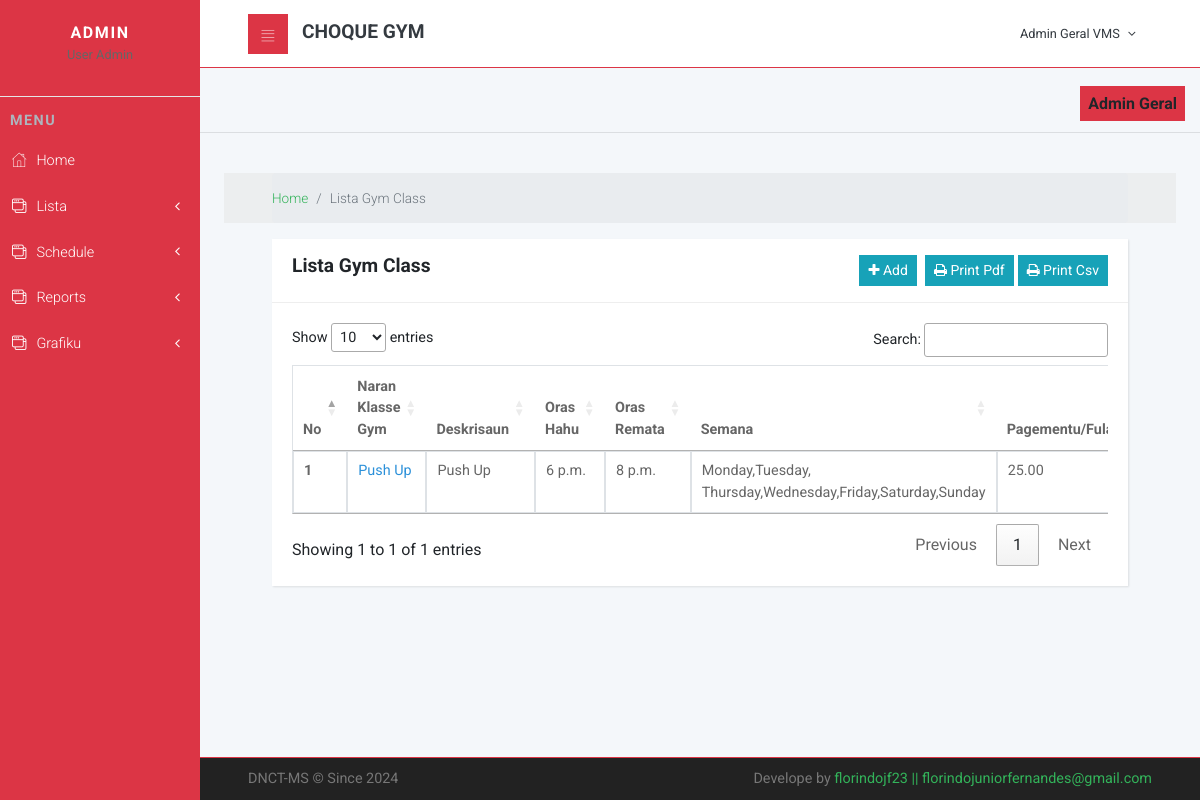
The page /member/gymclass (signed in) on the database as committed earlier.
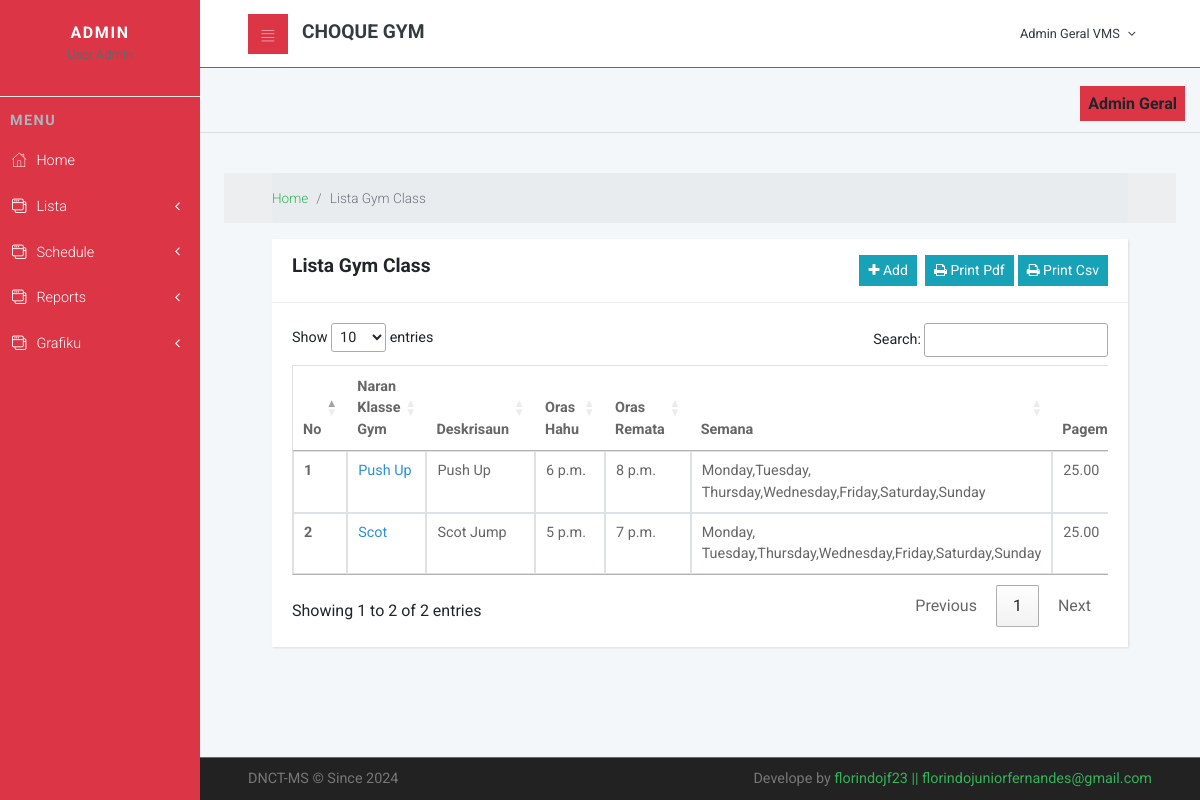
The same page on the database as committed later.
### cliente/models.py (models this page shows, shortened)
class GymClass(models.Model):
    name = models.CharField(max_length=100)
    description = models.TextField()
    start_time = models.TimeField()
    end_time = models.TimeField()
    days_of_week = models.CharField(max_length=150)
    payment_per_month = models.DecimalField(max_digits=6, decimal_places=2, default=25.00)

### cliente/views.py (the view)
# urls.py: path('gymclass',gymclass, name='gymclass'),
@login_required
def gymclass(request):
    listagymclass = GymClass.objects.all()
    data = {
    'title':"Lista Gym Class",
    'active_estudante':"active",
    'dadus':listagymclass
    }
    return render(request, 'listagymclass.html',data)

### cliente/templates/listagymclass.html (shortened to what this page needs)
{% extends 'main/layout.html' %}
{% load static %}
{% load crispy_forms_tags %}
{% block content %}
<div class="col-sm-12 p-4">
	 <div class="breadcrumb-holder">
        <div class="container-fluid">
          <ul class="breadcrumb">
            <li class="breadcrumb-item"><a href="{% url 'home' %}">Home</a></li>
            <li class="breadcrumb-item active">{{title}}</li>
          </ul>
        </div>
      </div>
      <section>
        <div class="container-fluid">
          <div class="row mt-3">
            <div class="col-lg-12">
              <div class="card">
                <div class="card-header d-flex justify-content-between text-center">
                  <div class="text-center">
                    <h3>{{title}}</h3>
                  </div>
                  <div class="d-flex justify-content-end">
                    <div class="text-center mr-2">
                      <a href="{% url 'create_gym_class' %}" class="btn btn-sm btn-info" title="Aumenta Dadus"><i class="fa fa-plus"></i> Add </a>
                    </div>
                    <div class="text-center">
                      <a href="{% url 'pdf_gymclass' %}" target="_blank" class="btn btn-sm btn-info" title="Print Data"> <i class="fa fa-print"></i> Print Pdf</a>
                      <a href="{% url 'csv_gymclass' %}" target="_blank" class="btn btn-sm btn-info" title="Print Data"> <i class="fa fa-print"></i> Print Csv</a>
                    </div>
                  </div>
                </div>
                <div class="card-body">
                  <div class="table-responsive">
                    <table id="example" class="table table-hover table-bordered" width="100%">
                      <thead>
                        <tr>
                          <th>No</th>
                          <th>Naran Klasse Gym</th>
                          <th>Deskrisaun</th>
                          <th>Oras Hahu</th>
                          <th>Oras Remata</th>
                          <th>Semana</th>
                          <th>Pagementu/Fulan</th>
                        </tr>
                      </thead>
                      <tbody>
                        {% for data in dadus %}
                        <tr>
                          <th scope="row">{{ forloop.counter }}</th>
                          <td><a href="{% url 'detail_gymclass' data.id %}" style="color: #2b90d9;">{{ data.name }}</a></td>
                          <td>{{ data.description }}</td>
                          <td>{{ data.start_time }}</td>
                          <td>{{ data.end_time }}</td>
                          <td>{{ data.days_of_week }}</td>
                          <td>{{ data.payment_per_month }}</td>
                        </tr>
                        {% endfor %}
                      </tbody>
                    </table>
                  </div>
                </div>
              </div>
            </div>
          </div>
        </div>
      </section>
</div>
<link rel="stylesheet" type="text/css" href="https://cdn.datatables.net/1.11.3/css/jquery.dataTables.css">
{% endblock %}

Rows that differ between the two databases and show on the page:
added GymClass: name "Scot", description "Scot Jump", start_time "5 p.m.", end_time "7 p.m.", days_of_week "Monday, Tuesday,Thursday,Wednesday,Friday,Saturday,Sunday", payment_per_month "25.00"
Other text that changed with them:
text written by a page script: "Show entries Search: Showing 1 to 1 of 1 entries Previous 1 Next" → "Show entries Search: Showing 1 to 2 of 2 entries Previous 1 Next"
